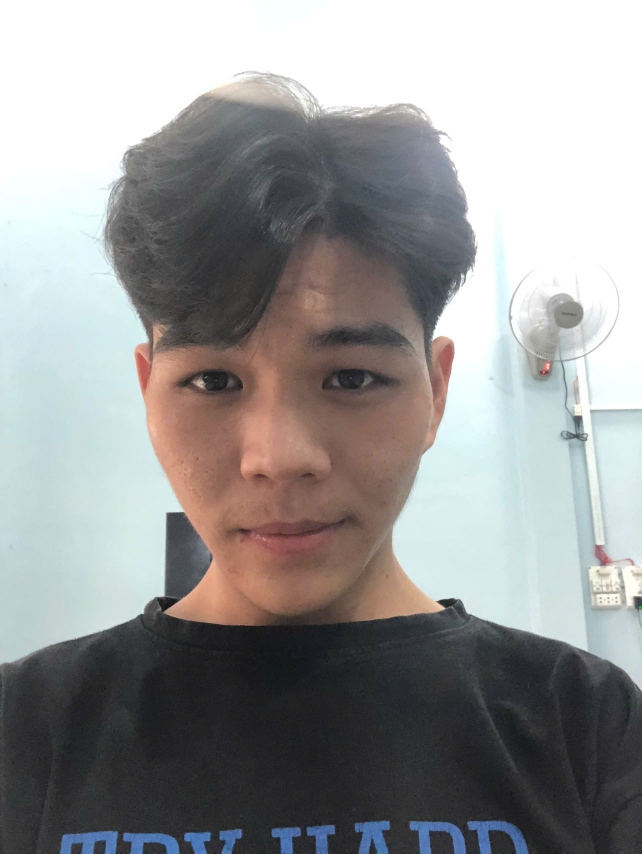
#> input picture lab_BAIGIANG2/image/nkm_faker.jpg, 1924 x 2560 px, found by its file name (shown at 1/3 size); the run also reads 1 picture not shown here
$ jupyter execute LAB_BaiGiang2.ipynb
#> lines starting #> are read from the running program, lines starting #| are printed output that depends on the picture; after the words box and inside, x2 and y2 are one past the last pixel; in counts of white or black regions, pixels touching at a corner belong together
BASIC FUNCTIONS WITHS OPENCV

CÂU1: THAO TÁC CHUYỂN ĐỔI KÊNH MÀU TRONG OPENCV

[cell 1]
#khai báo thư viện
import cv2

#nhập dữ liệu vào là một hình ảnh (ảnh chính mình)
img = cv2.imread(r'E:\image_processing\lab_BAIGIANG2\image\nkm_faker.jpg')
#> img is the input picture: shape (2560, 1924, 3); mean B, G, R 150.6, 150.9, 151.2

#Trong thư viện OpenCV, mặc định khi load ảnh từ file hoặc video sẽ lưu
#bằng không gian màu Blue-Green-Red(BGR). Do đó tham số chuyển đổi không
#gian màu là cv2.COLOR_BGR2HSV chứ không phải cv2.COLOR_RGB2HSV
hsv_img = cv2.cvtColor(img,cv2.COLOR_BGR2HSV)
#> hsv_img: shape (2560, 1924, 3); mean H, S, V 53.3, 26.5, 158.3

#
img

 BASIC FUNCTIONS WITHS OPENCV

1.1.1 import libraries

[cell 2]
#import libraries
import cv2
import numpy as np

# matlotblib
import matplotlib.pyplot as plt

1.1.2 Mount driver

[cell 3]
## nếu sử dụng gg colab
##from google.colab import drive
##diver.mount('content/drive')

[cell 4]
import gdown

# Sử dụng URL
url = 'https://drive.google.com/uc?id=1K_nsc2fXV0rYAk8DWvoRbAnn4nfsel_1'
output = 'image_ggdrive/anhchandung.jpg'

# Tải xuống file
gdown.download(url, output, quiet=False)
#> (this line was passed over: gdown is not available in this run)

1.1.3 read and display image

[cell 5]
iname = output
#read image
image = cv2.imread(iname)

[cell 6]
#each image  is a matric
image

[cell 7]
#size image
h,w,num_chanel= image.shape
#> h = 2560; w = 1924; num_chanel = 3
print("height : %d, width: %d, num_chanel: %d" %(h,w,num_chanel))
#| height : 2560, width: 1924, num_chanel: 3

[cell 8]
#image size
image.size
#> Out = 14776320

[cell 9]
image.dtype

[cell 10]
#vc2 read BGR as defaul
plt.imshow(image)

[cell 11]
#display rgb image
plt.imshow(image[:,:,::-1])

1.1.4 imread() with different color format
* IMREAD_ANYCOLOR=4
* IMREAD_ANYDEPTH=2
* IMREAD_COLOR=1
* IMREAD_GRAYSCALE=0
* IMREAD_LOAD_GDAL=8
* IMREAD_UNCHANGED=-1

[cell 12]
# sử dụng hàm (imread với format 0)
img_GRAYSCALE =  cv2.imread(iname,0)
#> img_GRAYSCALE: shape (2560, 1924); min 7, max 255, mean 151
plt.imshow(img_GRAYSCALE, cmap="gray")

[cell 13]
# sử dụng công thức chuyển thành ảnh xams (...*0,07 + ... * 0.72 +... *0.21)
grey_img = image[:,:,0] *0.07 +image[:,:,1]*0.72 +image[:,:,2] * 0.21

plt.imshow(grey_img, cmap="gray")

1.1.5 make a random image
ẢNH NHIỄU, TẠO BẰNG RANDOM.RANDINT CỦA NP

[cell 14]
#another way
array = np.random.randint(0,256,120000)
grayImage = array.reshape(300,400)
plt.imshow(grayImage, cmap="gray")
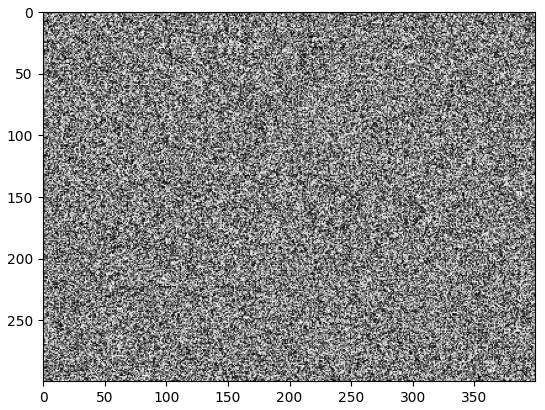
#> figure drawn by matplotlib, 1 panel

[cell 15]
# color image
colorIgmae = array.reshape(100,400,3)
plt.imshow(colorIgmae[:,:,::-1])
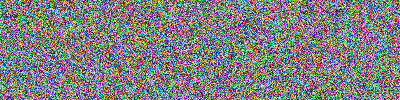
#> shown: shape (100, 400, 3); mean R, G, B 127.7, 128, 127.6

1.1.6 aCCESSING IMAGE DATA WITH NUMPY.ARRAY

[cell 16]
image = cv2.imread(iname)
plt.imshow(image[:,:,::-1])

[cell 17]
image[0,0]
#> Out = [255, 255, 255]

[cell 18]
image[0:10,10:20]

biến tạm = biến gốc.copy()
==> cú pháp biến đổi màu: biến tạm[vùng hàng, vùng của cột] =giá trị màu

[cell 19]
coppy_img = image.copy()
coppy_img[200:600, 200:600] = [0,0,255]
plt.imshow(coppy_img[:,:,::-1])

1.1.7 Resizing image

[cell 20]
h,w = image.shape[:2]
resized = cv2.resize(image,(200,200))
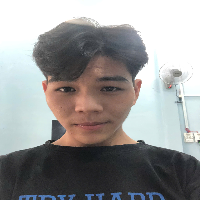
#> resized: shape (200, 200, 3); mean B, G, R 150.5, 150.9, 151.1
plt.imshow(resized[:,:,::-1])

[cell 21]
#resize while keeping aspect ratio
new_w = 460
aspect_ratio = h/w
#> aspect_ratio = 1.33
new_h = int(new_w* aspect_ratio)
#> new_h = 612
print(new_h)
#| 612

[cell 22]
resized = cv2.resize(image,(new_w, new_h))
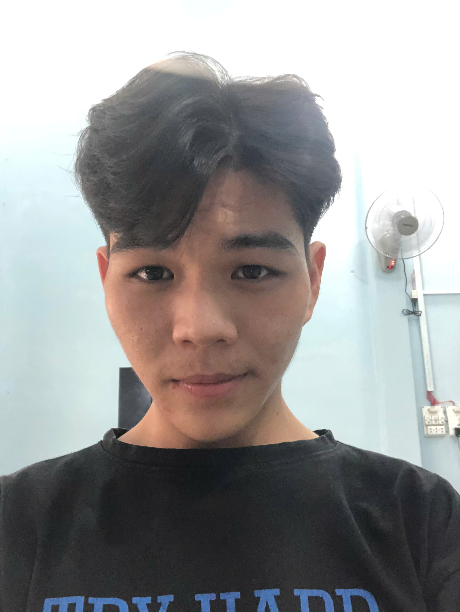
#> resized: shape (612, 460, 3); mean B, G, R 150.5, 150.9, 151.1
plt.imshow(resized[:,:,::-1])

1.1.8 Write images

[cell 23]
cv2.imwrite("resized_nkm.jpg",resized)
#> Out = True

CÂU 2: CÁC ẢNH XÁM VỚI 4,2 BIT

[cell 24]
img_xam_4bit = (img_GRAYSCALE//16) #giảm xuống 16 mứa xám (4bit)
img_xam_2bit = (img_GRAYSCALE//64) #giảm xuống 4 mứa xám (2bit)
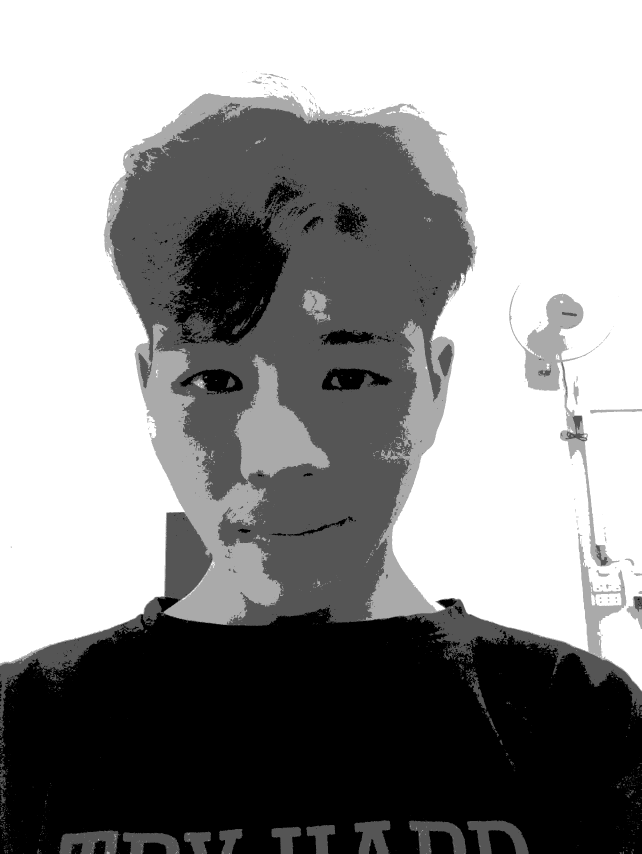
#> img_xam_2bit: shape (2560, 1924) (shown at 1/3 size); min 0, max 3, mean 1.71; drawn with min black and max white
img_xam_1bit = (img_GRAYSCALE//128) #giảm xuống 2 mứa xám (1bit)
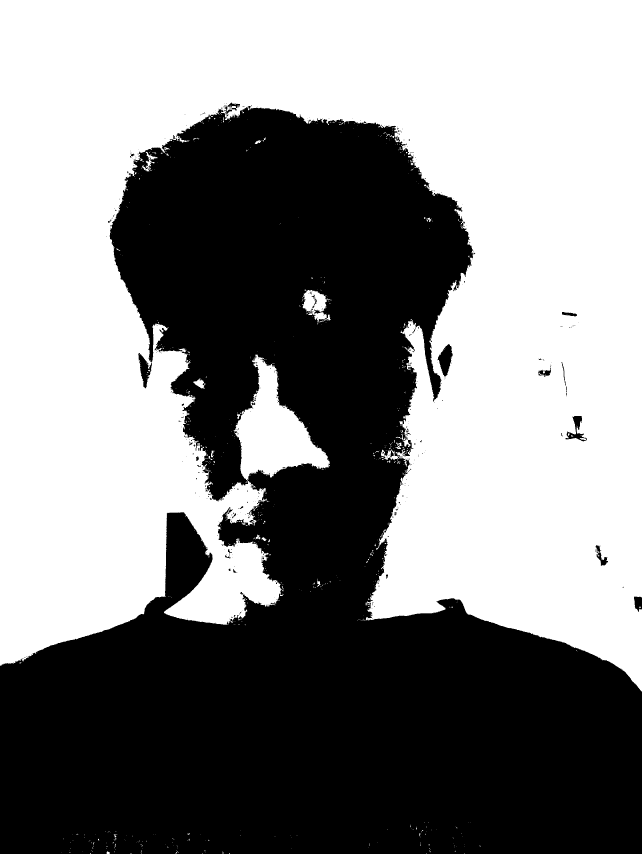
#> img_xam_1bit: shape (2560, 1924) (shown at 1/3 size); values 0 (black) and 1 (white), 52.7% white; 401 black regions (360 under 20 px), largest, box (x1, y1, x2, y2) and area: (0, 321, 1924, 2560) 2319709, (1313, 1032, 1358, 1132) 2502, (415, 1059, 456, 1165) 1966

[cell 25]
#ảnh xám gốc
plt.figure(figsize=(15,5))
plt.subplot(1,4,1)
plt.imshow(img_GRAYSCALE,cmap="gray")
plt.title("ảnh xám gốc")

#ảnh xám 4 bit
plt.subplot(1,4,2)
plt.imshow(img_xam_4bit,cmap="gray")
plt.title("ảnh xám 4 bit")

#ảnh xám 2 bit
plt.subplot(1,4,3)
plt.imshow(img_xam_2bit,cmap="gray")
plt.title("ảnh xám 2 bit")

#ảnh xám 1 bit
plt.subplot(1,4,4)
plt.imshow(img_xam_1bit,cmap="gray")
plt.title("ảnh xám 1 bit")

plt.show()

CÂU 3: FILP ẢNH

[cell 26]
result = image[::-1,:]
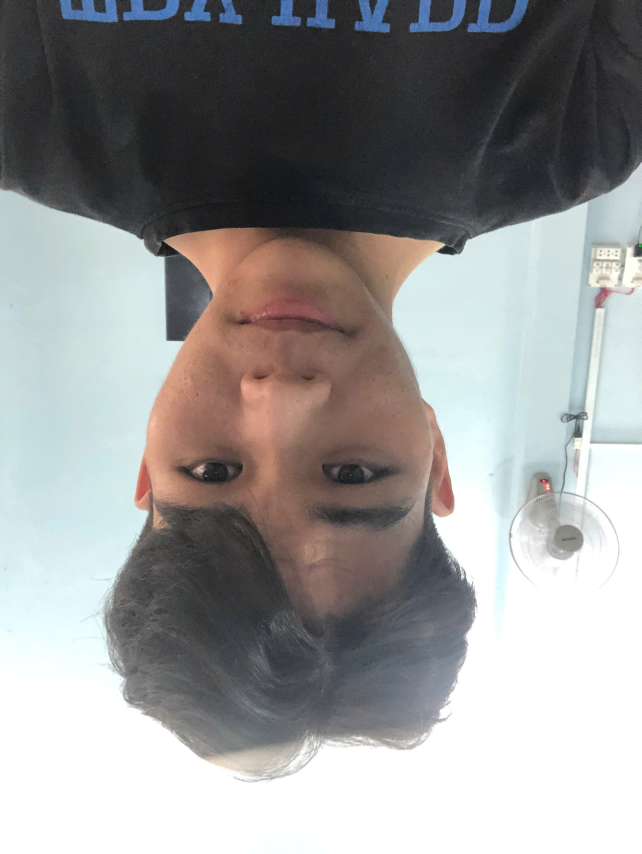
#> result: shape (2560, 1924, 3) (shown at 1/3 size); mean B, G, R 150.6, 150.9, 151.2
plt.imshow(result[:,:,::-1])

CÂU 4: XOAY ẢNH

[cell 27]
result = img[:,::-1]
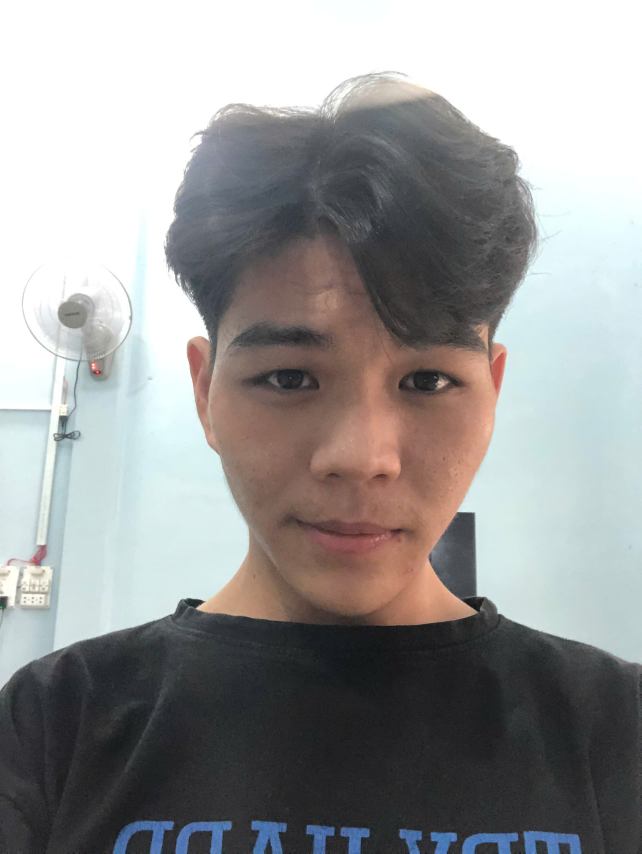
#> result: shape (2560, 1924, 3) (shown at 1/3 size); mean B, G, R 150.6, 150.9, 151.2
plt.imshow(result[:,:,::-1])

[cell 28]
gr = cv2.imread(iname,0)
result1 = gr.transpose()
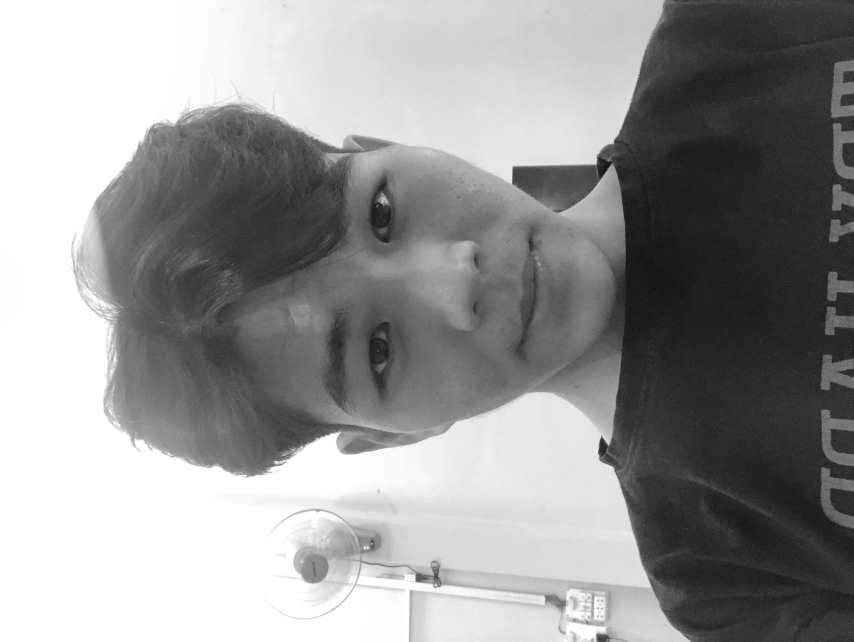
#> result1: shape (1924, 2560) (shown at 1/3 size); min 7, max 255, mean 151
plt.imshow(result1,cmap="gray")

CÂU 5: ĐIỀU CHỈNH ĐỘ SÁNG TỐI CỦA ẢNH

[cell 29]
#khi gias trị x >255 thì x = x-255
#khi giá trị x < 0 thì x = 255 + x
result = image.copy()
result = result + 100
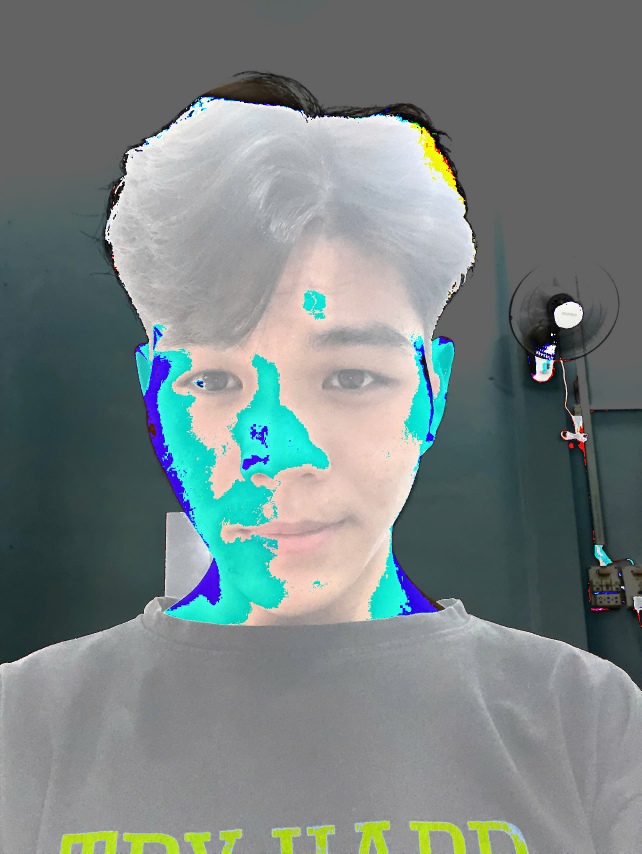
#> result: shape (2560, 1924, 3) (shown at 1/3 size); mean B, G, R 129.4, 130.1, 119.4
plt.imshow(result, cmap="gray")
